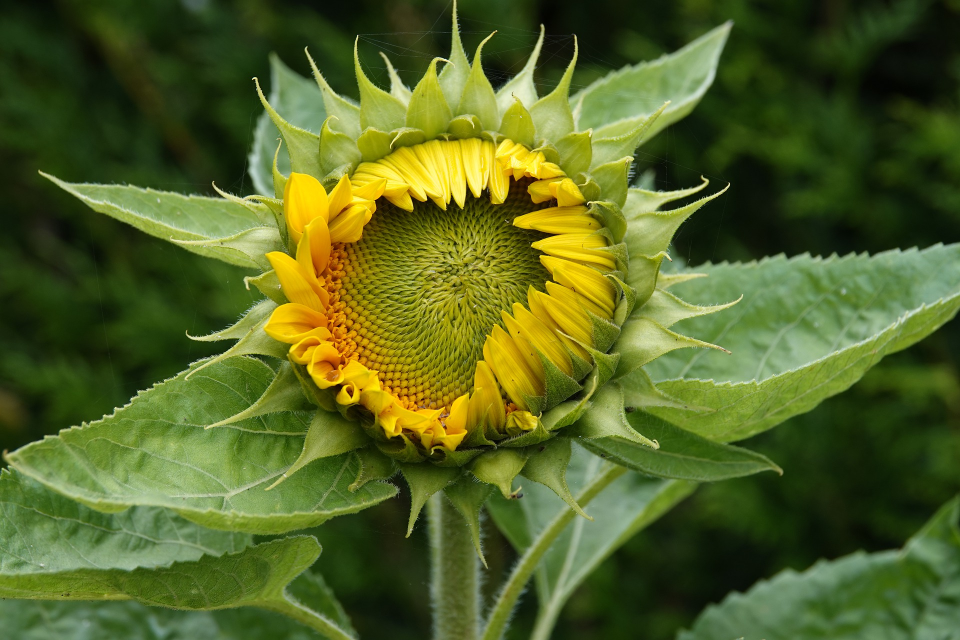
#> input picture Getting Started with NumPy and OpenCV/sunflower.jpg, 1920 x 1280 px, found by its file name (shown at 1/2 size)
$ jupyter execute Numpy_OpenCV.ipynb
#> lines starting #> are read from the running program, lines starting #| are printed output that depends on the picture
# NumPy Basics

### Importing NumPy

[cell 1]
import numpy as np

### Creating NumPy Array

[cell 2]
np.zeros((5,5))

[cell 3]
b=np.ones((4,4))
print(b)

[cell 4]
b.fill(3)
print(b)

[cell 5]
#with random seed
np.random.seed(10)
sample_arr = np.random.randint(0,50,10)
sample_arr

[cell 6]
#without random seed-1
no_rand_seed=np.random.randint(0,50,10)
no_rand_seed

[cell 7]
#without random seed-2
no_rand_seed=np.random.randint(0,50,10)
no_rand_seed

### Basic NumPy Operations

[cell 8]
sample_arr.max()

[cell 9]
sample_arr.min()

[cell 10]
sample_arr.mean()

[cell 11]
sample_arr.argmin()

[cell 12]
sample_arr.argmax()

[cell 13]
sample_arr.reshape(5,2)

### Array Indexing and Addressing

[cell 14]
new_array = np.arange(0,100).reshape(10,10)
print(new_array)

[cell 15]
row=0
column=0
new_array[row,column]

[cell 16]
# Column slicing
new_array[:,column]

[cell 17]
#Row slicing
new_array[row,:]

[cell 18]
new_array[3:7,3:7]

# OpenCv Basics

[cell 19]
import cv2
import matplotlib.pyplot as plt

[cell 20]
image=cv2.imread('/work/sunflower.jpg')
#> image is the input picture: shape (1280, 1920, 3); mean B, G, R 36.4, 98.9, 83.4
plt.imshow(image)

[cell 21]
RGB = cv2.cvtColor(image, cv2.COLOR_BGR2RGB)
plt.imshow(RGB)

[cell 22]
gray=cv2.cvtColor(image,cv2.COLOR_BGR2GRAY)
plt.imshow(gray)

[cell 23]
plt.imshow(gray,cmap='gray')

[cell 24]
rotate_90 = cv2.rotate(RGB,cv2.ROTATE_90_CLOCKWISE)
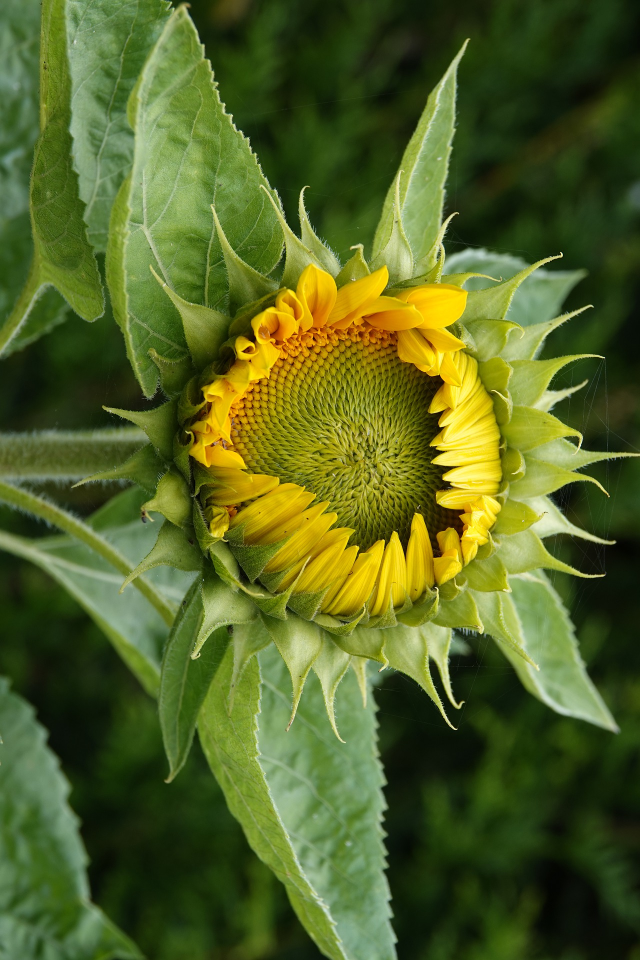
#> rotate_90: shape (1920, 1280, 3) (shown at 1/2 size); mean R, G, B 83.4, 98.9, 36.4
plt.imshow(rotate_90)

[cell 25]
rotate_90 = cv2.rotate(RGB,cv2.ROTATE_90_COUNTERCLOCKWISE)
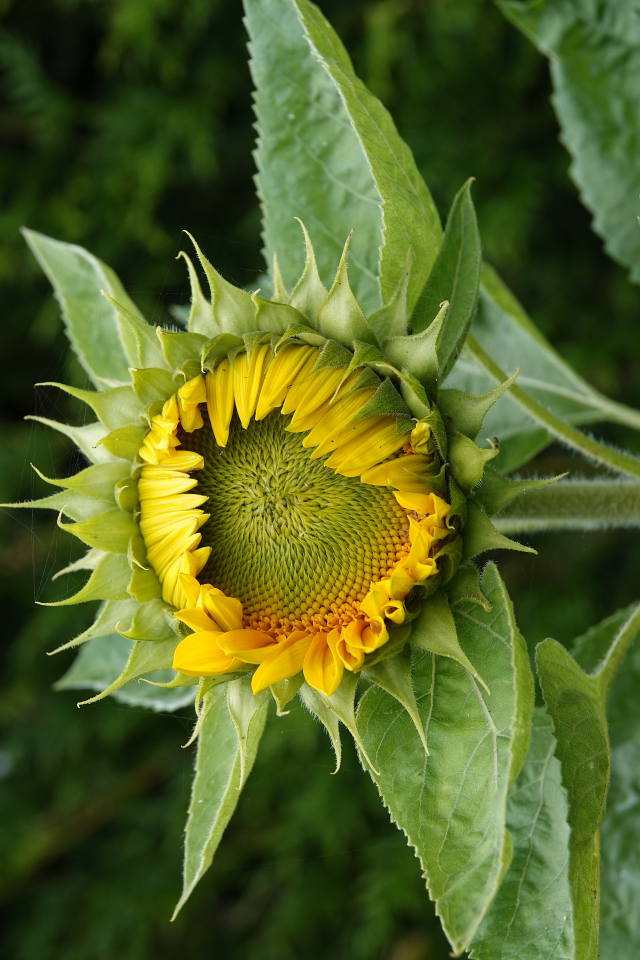
#> rotate_90: shape (1920, 1280, 3) (shown at 1/2 size); mean R, G, B 83.4, 98.9, 36.4
plt.imshow(rotate_90)

[cell 26]
rotate_180 = cv2.rotate(RGB,cv2.ROTATE_180)
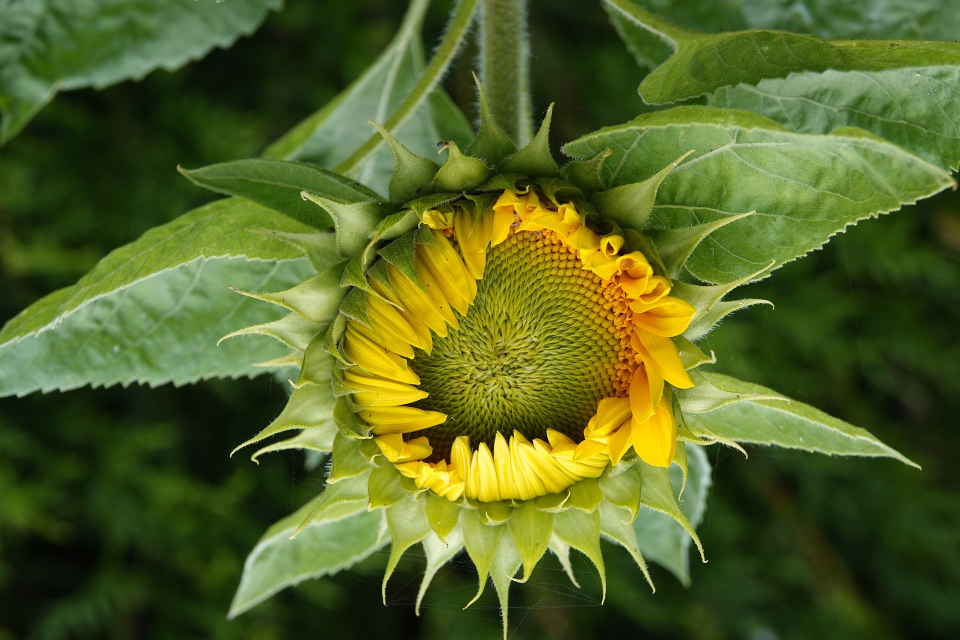
#> rotate_180: shape (1280, 1920, 3) (shown at 1/2 size); mean R, G, B 83.4, 98.9, 36.4
plt.imshow(rotate_180)

[cell 27]
resized=cv2.resize(RGB, (800,1400))
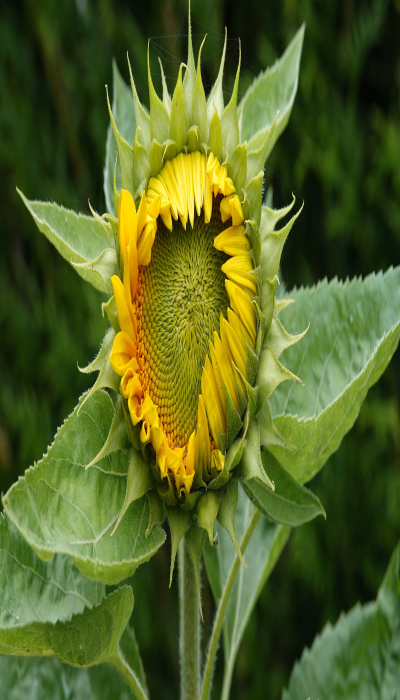
#> resized: shape (1400, 800, 3) (shown at 1/2 size); mean R, G, B 83.3, 98.8, 36.3
plt.imshow(resized)

[cell 28]
resized_ratio=cv2.resize(RGB,(0,0),resized,.5,0.7)
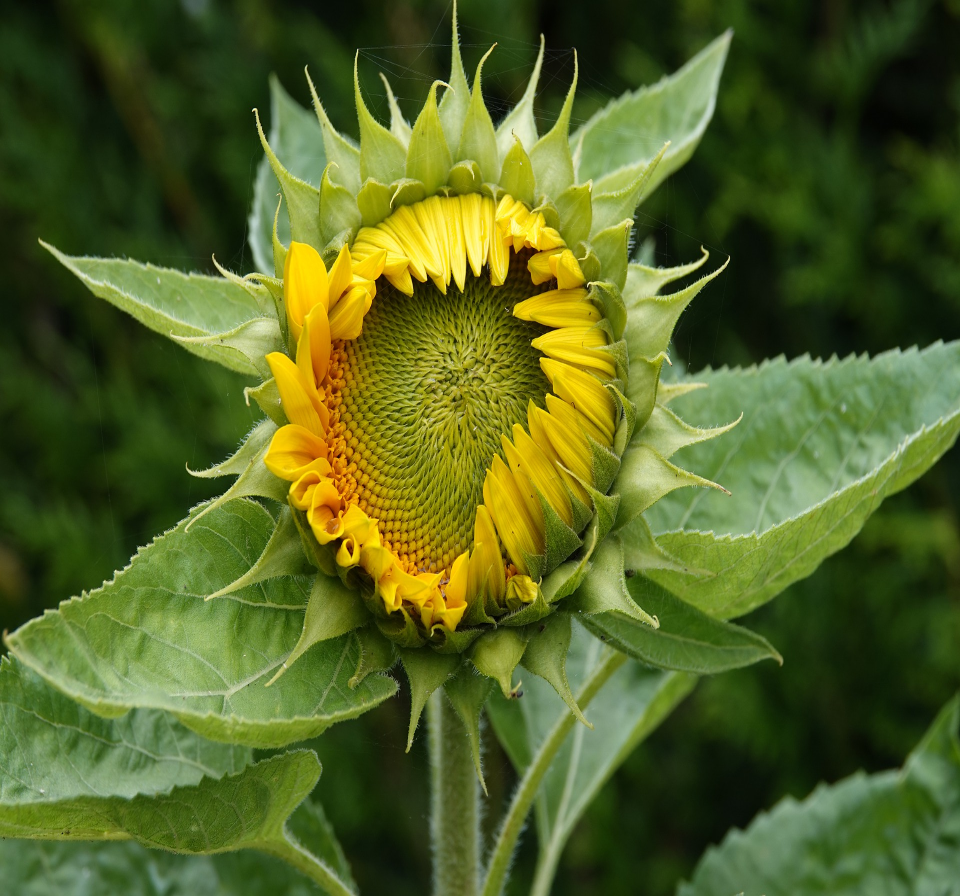
#> resized_ratio: shape (896, 960, 3); mean R, G, B 83.3, 98.8, 36.3
plt.imshow(resized_ratio)

[cell 29]
cv2.rectangle(RGB,pt1=(500,200),pt2=(1250,1000),color=(255,0,0),thickness=15)
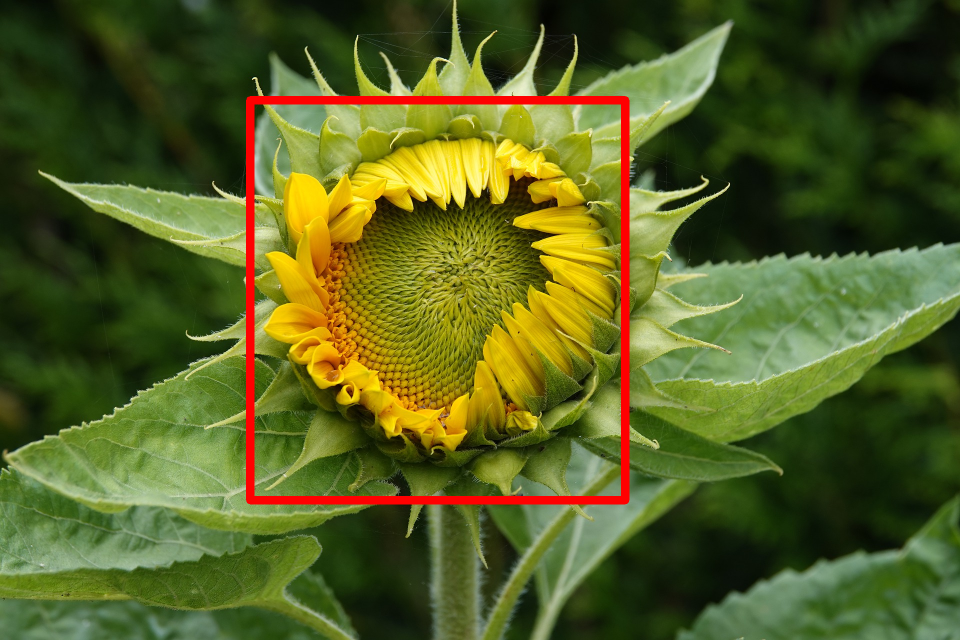
#> RGB: shape (1280, 1920, 3) (shown at 1/2 size); mean R, G, B 86.3, 95.8, 34.9
plt.imshow(RGB)

[cell 30]
gray.shape
#> Out = (1280, 1920)

[cell 31]
gray[400:800,750:1350]=255
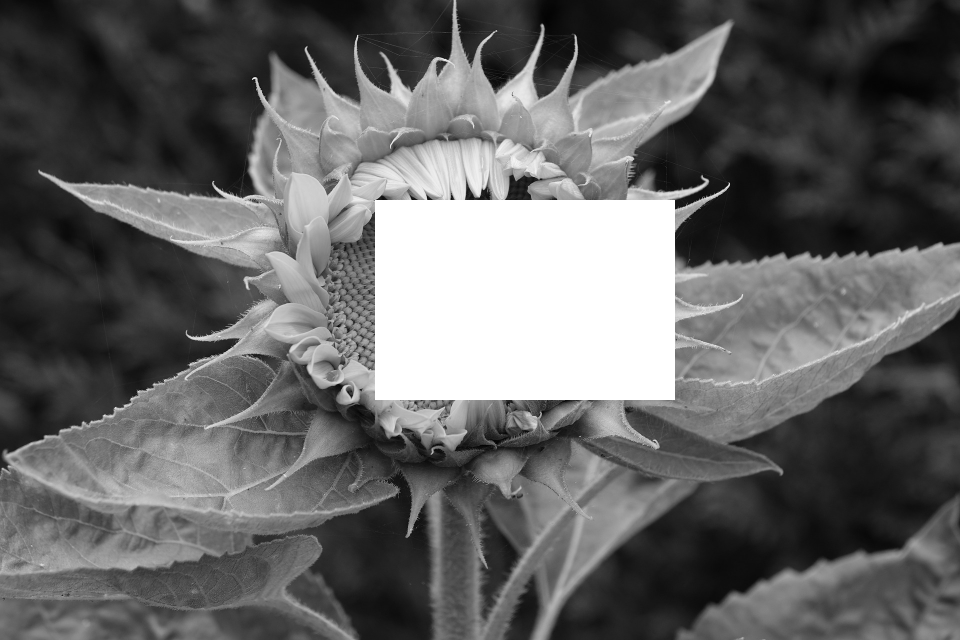
#> gray: shape (1280, 1920) (shown at 1/2 size); min 0, max 255, mean 99.9
plt.imshow(gray,cmap='gray')
